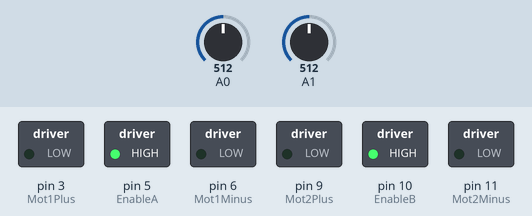
This sketch was run on a simulated Arduino Uno, built with avr-gcc and run on an emulated ATmega328P. On the bench: switched loads named in the sketch (green lamp = pin HIGH). The inputs (shaded band) are chosen by the test bench; at power-on: A0 = 512, A1 = 512. What the sketch prints to the serial monitor is not drawn.

Above: at 1.2 s.
1.3 s: A0 set to 7
2.8 s: A0 set to 4
At 4.6 s:
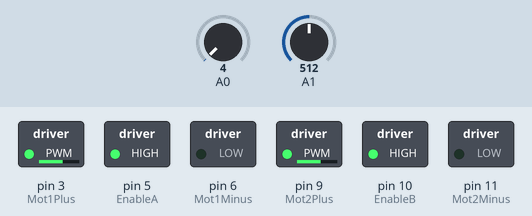
5.8 s: A0 set to 21
7.3 s: A0 set to 0
10.3 s: A1 set to 716
13.3 s: A1 set to 581
16.3 s: A1 set to 555
Timing chart, 0 to 20.3 s (numbered marks = the images above; inputs shaded):
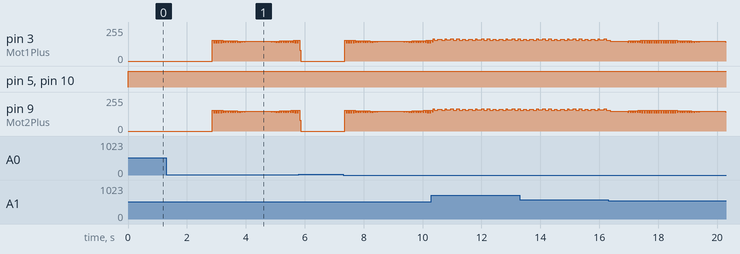

Measured:
- the behaviour switches between 6 and 5 on A0 (found by bisection; images 0 and 1)

The sketch:

DC_Motor_With_Drive.ino
```cpp
int Mot1Plus=3;
int Mot1Minus=6;
int Mot2Plus=9;
int Mot2Minus=11;
int EnableA=5;
int EnableB=10;
int s1;
int s2;

void setup() {
 pinMode(Mot1Plus,OUTPUT);
 pinMode(Mot1Minus,OUTPUT);
 pinMode(Mot2Plus,OUTPUT);
 pinMode(Mot2Minus,OUTPUT);
 pinMode(EnableA,OUTPUT);
 pinMode(EnableB,OUTPUT);
 Serial.begin(9600);


}

void loop() {
  digitalWrite(EnableA,HIGH);
  digitalWrite(EnableB,HIGH);
  s1=analogRead(A0);
  s1= map(s1,0,1023,0,180);
  if (s2>0){
  digitalWrite(Mot1Plus,LOW);
  analogWrite(Mot1Minus,LOW);
  digitalWrite(Mot2Plus,LOW);
  analogWrite(Mot2Minus,LOW);
  Serial.println(s1);
  }
  else {
    digitalWrite(Mot1Plus,LOW);
  analogWrite(Mot1Minus,s1);
  digitalWrite(Mot2Plus,LOW);
  analogWrite(Mot2Minus,s1);
  Serial.println(s1);
  }

  s2=analogRead(A1);
  s2= map(s2,0,1023,0,180);
  if (s1>0){
  digitalWrite(Mot1Plus,LOW);
  analogWrite(Mot1Minus,LOW);
  digitalWrite(Mot2Plus,LOW);
  analogWrite(Mot2Minus,LOW);
  Serial.println(s2);
  }
  else {
    digitalWrite(Mot1Plus,s2);
  analogWrite(Mot1Minus,LOW);
  digitalWrite(Mot2Plus,s2);
  analogWrite(Mot2Minus,LOW);
  Serial.println(s2);
  }


}
```
